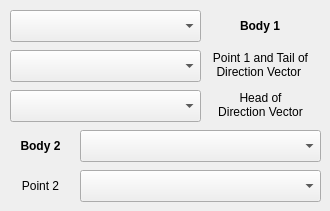
   <widget class="QWidget" name="TransRevPage">
    <widget class="QLabel" name="label_61">
     <property name="geometry">
      <rect>
       <x>240</x>
       <y>16</y>
       <width>71</width>
       <height>20</height>
      </rect>
     </property>
     <property name="text">
      <string>&lt;html&gt;&lt;head/&gt;&lt;body&gt;&lt;p&gt;&lt;span style=&quot; font-weight:600;&quot;&gt;Body 1&lt;/span&gt;&lt;/p&gt;&lt;/body&gt;&lt;/html&gt;</string>
     </property>
    </widget>
    <widget class="QComboBox" name="vectorTail_2B3P">
     <property name="geometry">
      <rect>
       <x>10</x>
       <y>50</y>
       <width>191</width>
       <height>32</height>
      </rect>
     </property>
    </widget>
    <widget class="QLabel" name="label_62">
     <property name="geometry">
      <rect>
       <x>200</x>
       <y>90</y>
       <width>121</width>
       <height>31</height>
      </rect>
     </property>
     <property name="text">
      <string>&lt;html&gt;&lt;head/&gt;&lt;body&gt;&lt;p align=&quot;center&quot;&gt;&lt;span style=&quot; font-size:9pt;&quot;&gt;Head of&lt;br/&gt;Direction Vector&lt;/span&gt;&lt;/p&gt;&lt;/body&gt;&lt;/html&gt;</string>
     </property>
    </widget>
    <widget class="QLabel" name="label_63">
     <property name="geometry">
      <rect>
       <x>10</x>
       <y>176</y>
       <width>61</width>
       <height>21</height>
      </rect>
     </property>
     <property name="text">
      <string>&lt;html&gt;&lt;head/&gt;&lt;body&gt;&lt;p align=&quot;center&quot;&gt;Point 2&lt;/p&gt;&lt;/body&gt;&lt;/html&gt;</string>
     </property>
    </widget>
    <widget class="QComboBox" name="vectorHead_2B3P">
     <property name="geometry">
      <rect>
       <x>10</x>
       <y>90</y>
       <width>191</width>
       <height>32</height>
      </rect>
     </property>
    </widget>
    <widget class="QComboBox" name="body1_2B3P">
     <property name="geometry">
      <rect>
       <x>10</x>
       <y>10</y>
       <width>191</width>
       <height>32</height>
      </rect>
     </property>
     <property name="sizePolicy">
      <sizepolicy hsizetype="Expanding" vsizetype="Fixed">
       <horstretch>0</horstretch>
       <verstretch>0</verstretch>
      </sizepolicy>
     </property>
    </widget>
    <widget class="QLabel" name="label_65">
     <property name="geometry">
      <rect>
       <x>10</x>
       <y>136</y>
       <width>61</width>
       <height>20</height>
      </rect>
     </property>
     <property name="text">
      <string>&lt;html&gt;&lt;head/&gt;&lt;body&gt;&lt;p align=&quot;center&quot;&gt;&lt;span style=&quot; font-weight:600;&quot;&gt;Body 2&lt;/span&gt;&lt;/p&gt;&lt;/body&gt;&lt;/html&gt;</string>
     </property>
    </widget>
    <widget class="QComboBox" name="point_2B3P">
     <property name="geometry">
      <rect>
       <x>80</x>
       <y>170</y>
       <width>241</width>
       <height>32</height>
      </rect>
     </property>
    </widget>
    <widget class="QComboBox" name="body2_2B3P">
     <property name="geometry">
      <rect>
       <x>80</x>
       <y>130</y>
       <width>241</width>
       <height>32</height>
      </rect>
     </property>
     <property name="sizePolicy">
      <sizepolicy hsizetype="Expanding" vsizetype="Fixed">
       <horstretch>0</horstretch>
       <verstretch>0</verstretch>
      </sizepolicy>
     </property>
     <property name="editable">
      <bool>false</bool>
     </property>
    </widget>
    <widget class="QLabel" name="label_66">
     <property name="geometry">
      <rect>
       <x>200</x>
       <y>50</y>
       <width>121</width>
       <height>31</height>
      </rect>
     </property>
     <property name="text">
      <string>&lt;html&gt;&lt;head/&gt;&lt;body&gt;&lt;p align=&quot;center&quot;&gt;&lt;span style=&quot; font-size:9pt;&quot;&gt;Point 1 and Tail of&lt;br/&gt;Direction Vector &lt;/span&gt;&lt;/p&gt;&lt;/body&gt;&lt;/html&gt;</string>
     </property>
    </widget>
   </widget>
